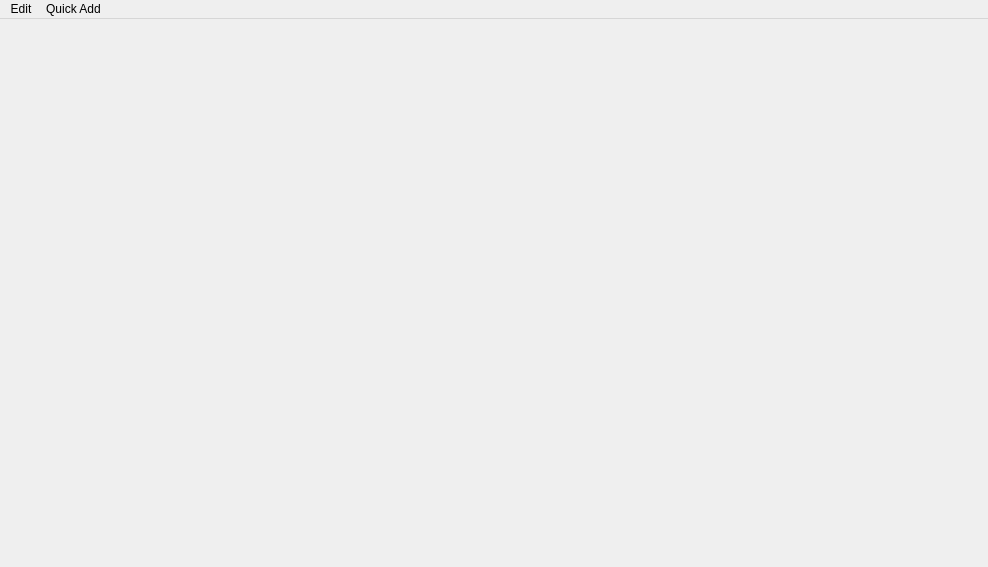
<?xml version="1.0" encoding="UTF-8"?>
<ui version="4.0">
 <class>MainWindow</class>
 <widget class="QMainWindow" name="MainWindow">
  <property name="geometry">
   <rect>
    <x>0</x>
    <y>0</y>
    <width>988</width>
    <height>567</height>
   </rect>
  </property>
  <property name="windowTitle">
   <string>MainWindow</string>
  </property>
  <property name="iconSize">
   <size>
    <width>32</width>
    <height>32</height>
   </size>
  </property>
  <property name="toolButtonStyle">
   <enum>Qt::ToolButtonFollowStyle</enum>
  </property>
  <property name="dockOptions">
   <set>QMainWindow::AllowTabbedDocks|QMainWindow::AnimatedDocks|QMainWindow::VerticalTabs</set>
  </property>
  <widget class="Manhattan::FancyTabWidget" name="centralWidget">
   <property name="sizePolicy">
    <sizepolicy hsizetype="MinimumExpanding" vsizetype="MinimumExpanding">
     <horstretch>0</horstretch>
     <verstretch>0</verstretch>
    </sizepolicy>
   </property>
  </widget>
  <widget class="QMenuBar" name="menuBar">
   <property name="geometry">
    <rect>
     <x>0</x>
     <y>0</y>
     <width>988</width>
     <height>19</height>
    </rect>
   </property>
   <widget class="QMenu" name="menuEdit">
    <property name="title">
     <string>Edit</string>
    </property>
    <addaction name="separator"/>
    <addaction name="actionPreferences"/>
   </widget>
   <widget class="QMenu" name="menuQuick_Add">
    <property name="title">
     <string>Quick Add</string>
    </property>
    <addaction name="separator"/>
    <addaction name="actionResistor"/>
   </widget>
   <addaction name="menuEdit"/>
   <addaction name="menuQuick_Add"/>
  </widget>
  <action name="actionPreferences">
   <property name="text">
    <string>Preferences</string>
   </property>
  </action>
  <action name="actionResistor">
   <property name="text">
    <string>Resistor</string>
   </property>
  </action>
 </widget>
 <layoutdefault spacing="6" margin="11"/>
 <customwidgets>
  <customwidget>
   <class>Manhattan::FancyTabWidget</class>
   <extends>QWidget</extends>
   <header>fancytabwidget.h</header>
   <container>1</container>
  </customwidget>
 </customwidgets>
 <resources/>
 <connections/>
</ui>
